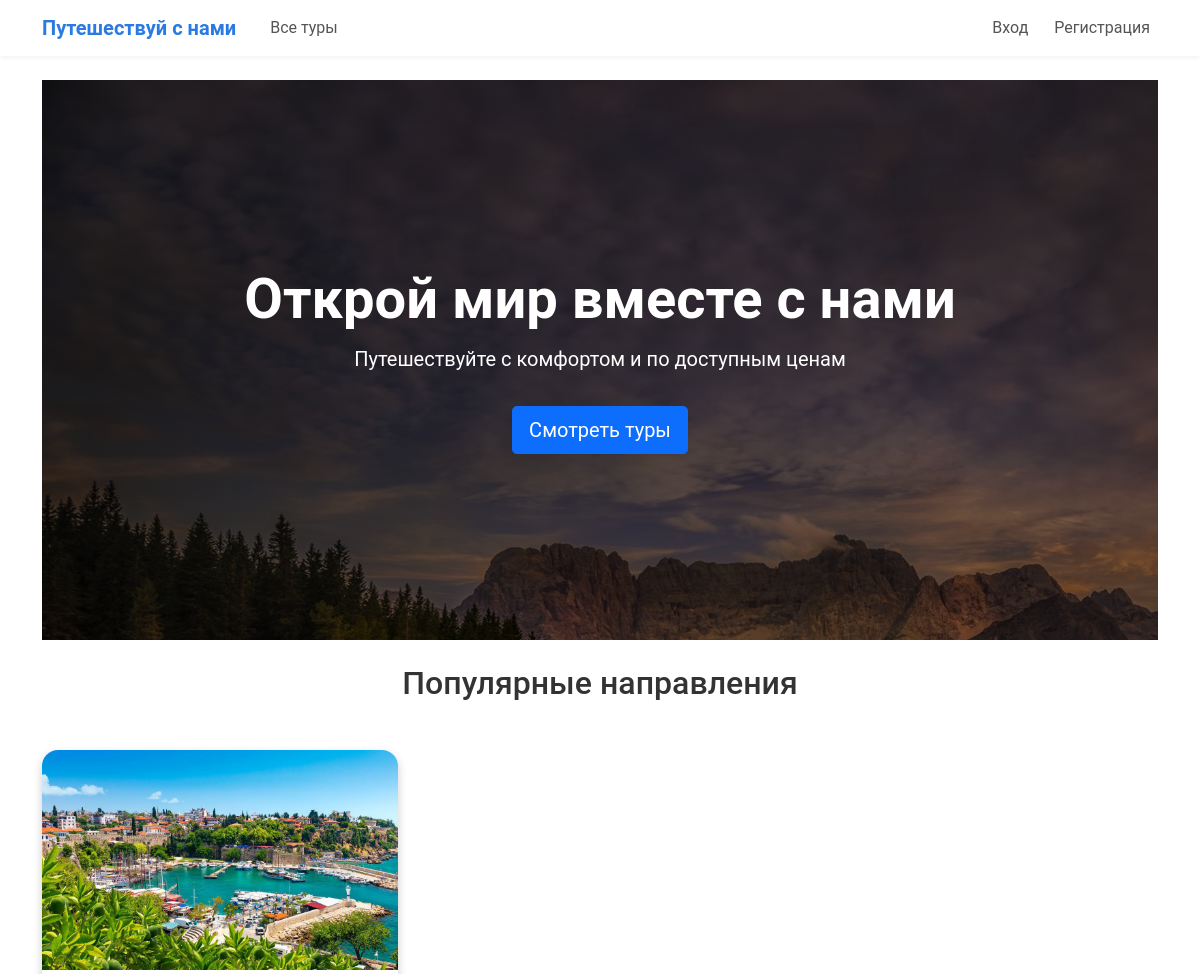
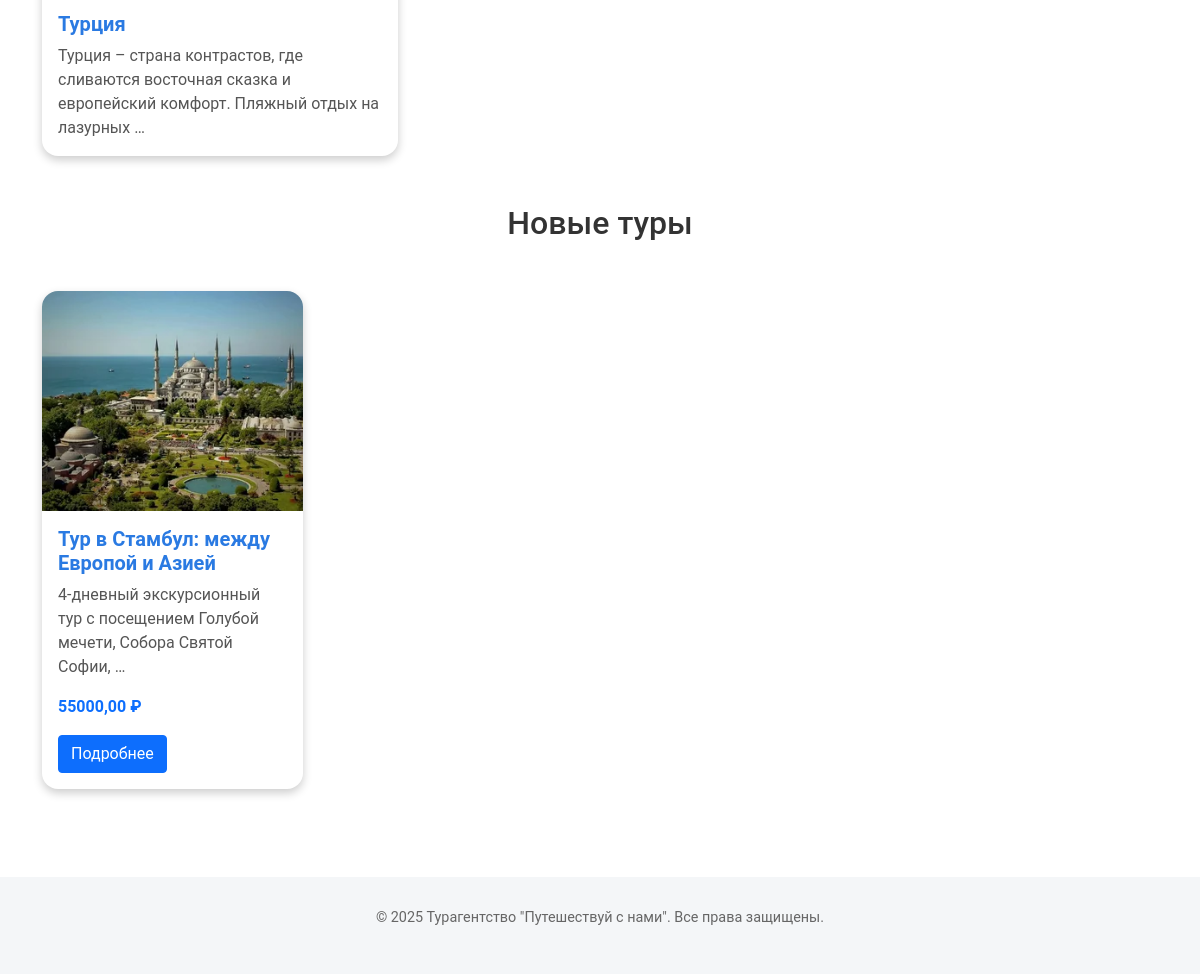
The page / on the database its author committed (2 pictures, top to bottom).
### tours/models.py (models this page shows, shortened)
class Destination(models.Model):
    name = models.CharField(max_length=100)
    description = models.TextField()
    image = models.ImageField(upload_to='destinations/', blank=True, null=True)

class Tour(models.Model):
    destination = models.ForeignKey(Destination, on_delete=models.CASCADE, related_name='tours')
    name = models.CharField(max_length=200)
    description = models.TextField()
    price = models.DecimalField(max_digits=10, decimal_places=2)
    duration = models.IntegerField(help_text="Продолжительность тура в днях")
    image = models.ImageField(upload_to='tours/', blank=True, null=True)

### tours/views.py (the view)
# urls.py: path('', views.index, name='index'),
def index(request):
    destinations = Destination.objects.all()[:5]
    tours = Tour.objects.all().order_by('-id')[:4]  # заменили '-created' на '-id'
    return render(request, 'index.html', {'destinations': destinations, 'tours': tours})

### tours/templates/index.html
{% extends 'base.html' %}
{% block content %}
<div class="hero">
    <h1>Открой мир вместе с нами</h1>
    <p>Путешествуйте с комфортом и по доступным ценам</p>
    <a href="{% url 'tours_list' %}" class="btn btn-primary btn-lg mt-3">Смотреть туры</a>
</div>
<div class="row">
    <div class="col-md-12 mb-4 mt-4">
        <h2 class="text-center mb-4">Популярные направления</h2>
    </div>
</div>
<div class="row">
    {% for destination in destinations %}
    <div class="col-md-4 mb-4">
        <div class="card h-100 tour-card">
            <img src="{{ destination.image.url }}" class="card-img-top tour-img" alt="{{ destination.name }}">
            <div class="card-body">
                <h5 class="card-title">{{ destination.name }}</h5>
                <p class="card-text">{{ destination.description|truncatewords:15 }}</p>
            </div>
        </div>
    </div>
    {% empty %}
    <div class="col-12">
        <p class="text-center">Направления не найдены.</p>
    </div>
    {% endfor %}
</div>
<div class="row mt-4">
    <div class="col-md-12 mb-4">
        <h2 class="text-center mb-4">Новые туры</h2>
    </div>
</div>
<div class="row">
    {% for tour in tours %}
    <div class="col-md-3 mb-4">
        <div class="card h-100 tour-card">
            <img src="{{ tour.image.url }}" class="card-img-top tour-img" alt="{{ tour.name }}">
            <div class="card-body">
                <h5 class="card-title">{{ tour.name }}</h5>
                <p class="card-text">{{ tour.description|truncatewords:10 }}</p>
                <p class="card-text text-primary fw-bold">{{ tour.price }} ₽</p>
                <a href="{% url 'tour_detail' tour.id %}" class="btn btn-primary">Подробнее</a>
            </div>
        </div>
    </div>
    {% empty %}
    <div class="col-12">
        <p class="text-center">Туры не найдены.</p>
    </div>
    {% endfor %}
</div>
{% endblock %}

### tours/templates/base.html (shortened to what this page needs)
{% load static %}
<!DOCTYPE html>
<html lang="ru">
<head>
    <link href="https://cdn.jsdelivr.net/npm/bootstrap@5.1.3/dist/css/bootstrap.min.css" rel="stylesheet">
</head>
<body>
    <nav class="navbar navbar-expand-lg navbar-dark">
        <div class="container">
            <a class="navbar-brand" href="{% url 'index' %}">Путешествуй с нами</a>
            <div class="collapse navbar-collapse" id="navbarNav">
                <ul class="navbar-nav me-auto">
                    <li class="nav-item">
                        <a class="nav-link" href="{% url 'tours_list' %}">Все туры</a>
                    </li>
                </ul>
                <div class="navbar-nav">
                    {% if user.is_authenticated %}
                        <span class="nav-link">Привет, {{ user.username }}</span>
                        <a class="nav-link" href="{% url 'logout' %}">Выйти</a>
                    {% else %}
                        <a class="nav-link" href="{% url 'login' %}">Вход</a>
                        <a class="nav-link" href="{% url 'register' %}">Регистрация</a>
                    {% endif %}
                </div>
            </div>
        </div>
    </nav>
    <div class="container mt-4">
        {% block content %}{% endblock %}
    </div>
    <footer class="text-center">
        <div class="container">
            <p>&copy; 2025 Турагентство "Путешествуй с нами". Все права защищены.</p>
        </div>
    </footer>
</body>
</html>

### rows shown on the page
Destination: image (picture), name "Турция", description "Турция – страна контрастов, где сливаются восточная сказка и европейский комфорт. Пляжный отдых на лазурных …"
Tour: image (picture), name "Тур в Стамбул: между Европой и Азией", description "4-дневный экскурсионный тур с посещением Голубой мечети, Собора Святой Софии, …", price "55000,00"
